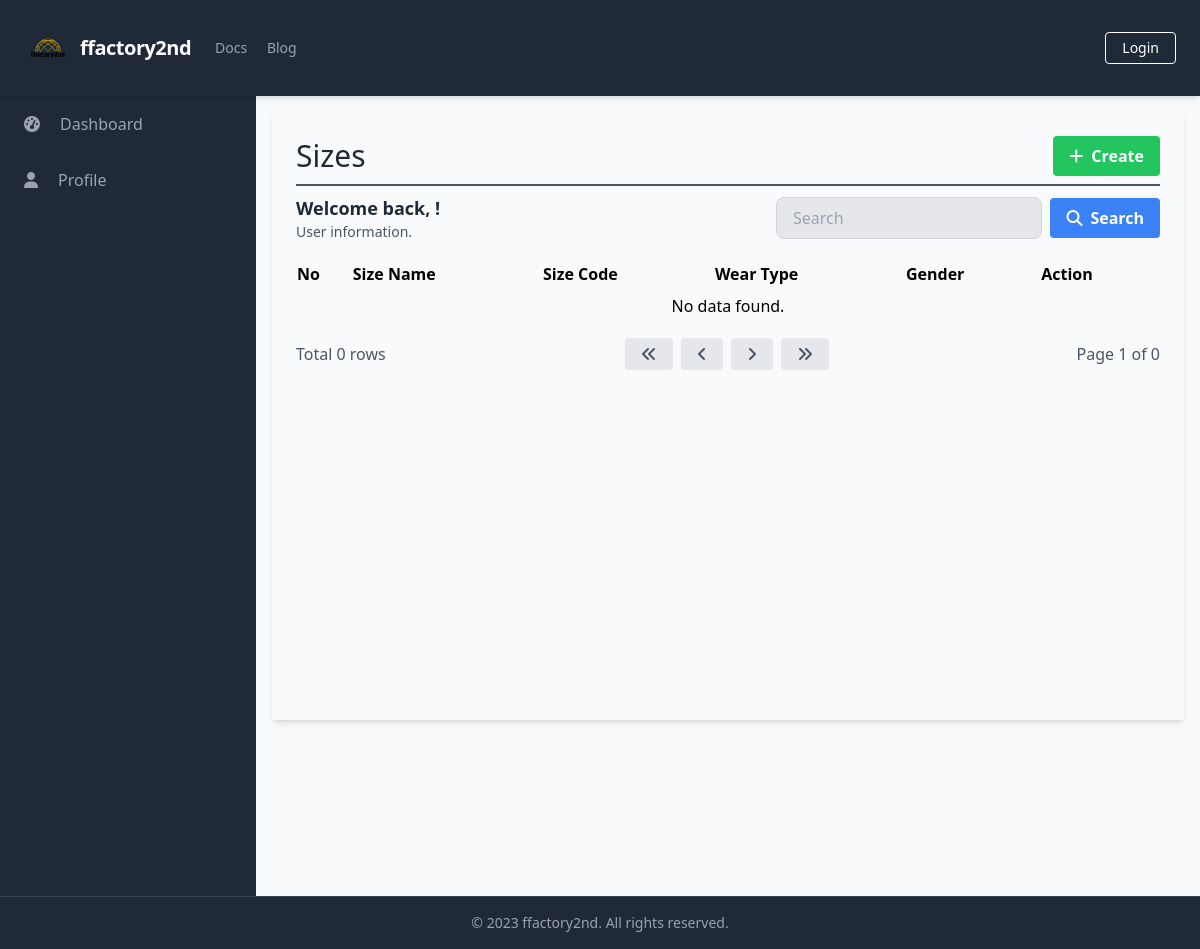
Before: /manage_sizes/manage_sizes_list.php with the older database file.
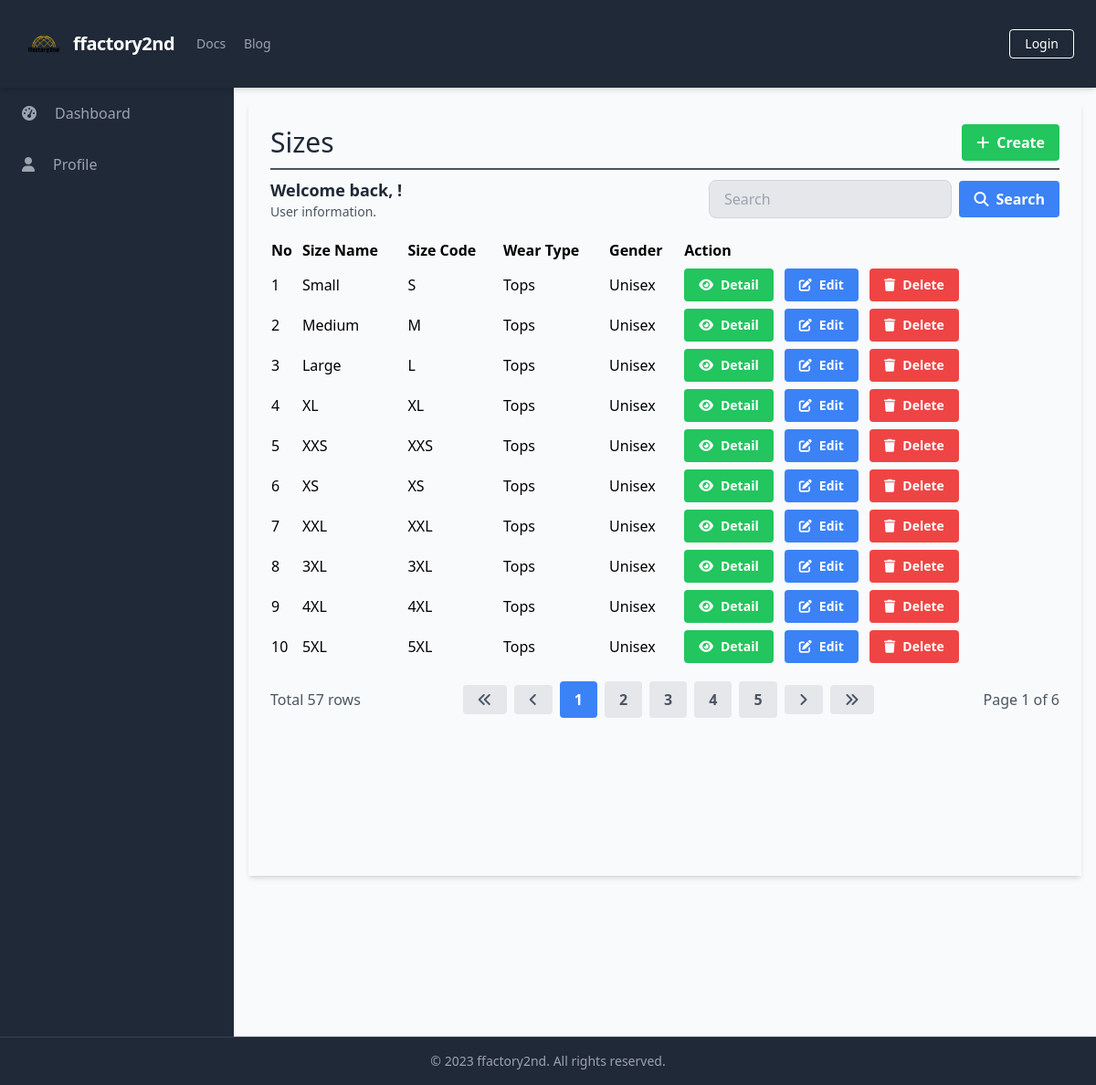
After: the same page with the newer database file.
### tables this page shows
CREATE TABLE `Sizes` (
  `SizeID` int(11) NOT NULL,
  `SizeName` varchar(50) DEFAULT NULL,
  `SizeCode` varchar(10) DEFAULT NULL,
  `WearType` varchar(20) DEFAULT NULL,
  `Gender` varchar(10) DEFAULT NULL
);

### database/connection.php (called while the page is built, shortened)
<?php
$baseUrl = "http://localhost/final_project_ricky_2023/";
$baseTitle = "ffactory2nd";
$baseLogoUrl = "http://localhost/final_project_ricky_2023/static/logo.png";

### public/manage_sizes/manage_sizes_list.php (the view, shortened to what this page needs)
<?php
require_once('../../database/connection.php');
?>
<?php include_once('../components/header.php'); ?>
<div class="h-screen flex flex-col">
    <?php include('../components/navbar.php'); ?>
    <div class="flex-grow bg-gray-50 flex flex-row shadow-md">
        <?php include('../components/sidebar.php'); ?>
        <main class=" bg-gray-50 flex flex-col flex-1 overflow-y-scroll h-screen flex-shrink-0 sc-hide pb-40">
            <div class="flex items-start justify-start p-6 shadow-md m-4 flex-1 flex-col">
                <div class="flex flex-row justify-between items-center w-full border-b-2 border-gray-600 mb-2 pb-2">
                    <h1 class="text-3xl text-gray-800 font-semibol w-full">Sizes</h1>
                    <div class="flex flex-row justify-end items-center">
                        <a href="<?php echo $baseUrl; ?>public/manage_sizes/manage_sizes_create.php" class="bg-green-500 hover-bg-green-700 text-white font-bold py-2 px-4 rounded inline-flex items-center">
                            <i class="fas fa-plus mr-2"></i>
                            <span>Create</span>
                        </a>
                    </div>
                </div>
                <div class="flex flex-col w-full">
                    <?php include('../components/search_manage.php'); ?>
                    <table class="min-w-full">
                        <thead>
                            <tr>
                                <th class="text-left py-1">No</th>
                                <th class="text-left py-1">Size Name</th>
                                <th class="text-left py-1">Size Code</th>
                                <th class="text-left py-1">Wear Type</th>
                                <th class="text-left py-1">Gender</th>
                                <th class="text-left py-1">Action</th>
                            </tr>
                        </thead>
                        <tbody>
                            <?php
                            $searchTerm = isset($_GET['search']) ? $_GET['search'] : '';
                            $page = isset($_GET['page']) ? $_GET['page'] : 1;
                            $query = "SELECT * FROM Sizes
                                      WHERE SizeName LIKE '%$searchTerm%' OR SizeCode LIKE '%$searchTerm%' OR WearType LIKE '%$searchTerm%' OR Gender LIKE '%$searchTerm%'
                                      LIMIT 10 OFFSET " . ($page - 1) * 10;
                            $result = $conn->query($query);
                            $queryCount = "SELECT COUNT(*) AS count FROM Sizes WHERE SizeName LIKE '%$searchTerm%' OR SizeCode LIKE '%$searchTerm%' OR WearType LIKE '%$searchTerm%' OR Gender LIKE '%$searchTerm%'";
                            $resultCount = $conn->query($queryCount);
                            $rowCount = $resultCount->fetch_assoc()['count'];
                            $totalPage = ceil($rowCount / 10);
                            $no = 1;
                            while ($row = $result->fetch_assoc()) {
                            ?>
                                <tr>
                                    <td class="py-1"><?php echo $no++; ?></td>
                                    <td class="py-1"><?php echo $row['SizeName']; ?></td>
                                    <td class="py-1"><?php echo $row['SizeCode']; ?></td>
                                    <td class="py-1"><?php echo $row['WearType']; ?></td>
                                    <td class="py-1"><?php echo $row['Gender']; ?></td>
                                    <td class='py-1'>
                                        <a href="<?php echo $baseUrl; ?>public/manage_sizes/manage_sizes_detail.php?id=<?php echo $row['SizeID'] ?>" class='bg-green-500 hover-bg-green-700 text-white font-bold py-2 px-4 rounded inline-flex items-center mr-2 text-sm'>
                                            <i class='fas fa-eye mr-2'></i>
                                            <span>Detail</span>
                                        </a>
                                        <a href="<?php echo $baseUrl; ?>public/manage_sizes/manage_sizes_update.php?id=<?php echo $row['SizeID'] ?>" class='bg-blue-500 hover-bg-blue-700 text-white font-bold py-2 px-4 rounded inline-flex items-center mr-2 text-sm'>
                                            <i class='fas fa-edit mr-2'></i>
                                            <span>Edit</span>
                                        </a>
                                        <button onclick="confirmDelete(<?php echo $row['SizeID']; ?>)" class='bg-red-500 hover-bg-red-700 text-white font-bold py-2 px-4 rounded inline-flex items-center text-sm'>
                                            <i class='fas fa-trash mr-2'></i>
                                            <span>Delete</span>
                                        </button>
                                    </td>
                                </tr>
                            <?php
                            }
                            if ($result->num_rows === 0) {
                            ?>
                                <tr>
                                    <td colspan="6" class="py-1 text-center">No data found.</td>
                                </tr>
                            <?php
                            }
                            ?>
                        </tbody>
                    </table>
                </div>
                <?php include('../components/pagination.php'); ?>
        </main>
    </div>
    <?php include('../components/footer.php'); ?>
</div>
</body>
</html>

### public/components/header.php (shortened to what this page needs)
<!DOCTYPE html>
<html lang="en">
<head>
    <link rel="stylesheet" href="<?php echo $baseUrl; ?>dist/output.css">
    <link rel="stylesheet" href="https://cdn.jsdelivr.net/npm/sweetalert2@11/dist/sweetalert2.min.css">
</head>
<body class="overflow-hidden">

### public/components/navbar.php (shortened to what this page needs)
<nav class="flex items-center justify-between flex-wrap bg-gray-800 p-6 shadow-md sticky top-0">
    <div class="flex items-center flex-shrink-0 text-white mr-6 ">
        <a href="<?php echo $baseUrl; ?>public/index.php" class="flex items-center space-x-2">
            <img src="<?php echo $baseLogoUrl; ?>" alt="Logo" class="w-12" />
            <span class="font-semibold text-xl tracking-tight"><?php echo $baseTitle; ?></span>
        </a>
    </div>
    <div class="w-full block flex-grow lg:flex lg:items-center lg:w-auto">
        <div class="text-sm lg:flex-grow">
            <a href="#responsive-header" class="block mt-4 lg:inline-block lg:mt-0 text-gray-400 hover:text-white mr-4">
                Docs
            </a>
            <a href="#responsive-header" class="block mt-4 lg:inline-block lg:mt-0 text-gray-400 hover:text-white">
                Blog
            </a>
        </div>
        <div>
            <?php
            if (isset($_SESSION['UserID'])) {
                echo '<a href="javascript:void(0);" onclick="confirmLogout()" class="inline-block text-sm px-4 py-2 leading-none border rounded text-white border-white hover:border-transparent hover:text-gray-500 hover:bg-white mt-4 lg:mt-0">Logout</a>';
            } else {
                echo '<a href="login.php" class="inline-block text-sm px-4 py-2 leading-none border rounded text-white border-white hover:border-transparent hover:text-gray-500 hover:bg-white mt-4 lg:mt-0">Login</a>';
            }
            ?>
        </div>
    </div>
</nav>

### public/components/sidebar.php (shortened to what this page needs)
<aside class="bg-gray-800 text-white w-64 overflow-y-scroll h-screen flex-shrink-0 sc-hide">
    <ul class="text-gray-400">
        <li class="px-6 py-4 hover:bg-gray-700 cursor-pointer space-x-2 flex items-center">
            <i class="fas fa-tachometer-alt mr-3"></i>
            <a href="../systems/dashboard.php">Dashboard</a>
        </li>
        <li class="px-6 py-4 hover-bg-gray-700 cursor-pointer space-x-2 flex items-center">
            <i class="fas fa-user mr-3"></i>
            <a href="../profiles/profile.php">Profile</a>
        </li>
    </ul>
    <hr class="mt-60 border-transparent">
</aside>

### public/components/search_manage.php
<div class="flex flex-row justify-between items-center w-full mb-2 pb-2">
    <div>
        <h2 class="text-lg text-gray-800 font-semibold">Welcome back, <?php echo $_SESSION['FullName']; ?>!</h2>
        <p class="text-gray-600 text-sm">User information.</p>
    </div>
    <form class="flex items-center justify-end space-x-2 w-96">
        <input type="text" name="search" class="bg-gray-200 focus-bg-white focus-outline-none border border-gray-300 rounded-lg py-2 px-4 block w-full appearance-none leading-normal" placeholder="Search" value="<?php echo isset($_GET['search']) ? $_GET['search'] : ''; ?>">
        <button type="submit" class="bg-blue-500 hover-bg-blue-700 text-white font-bold py-2 px-4 rounded space-x-2 inline-flex items-center">
            <i class="fas fa-search"></i>
            <span>Search</span>
        </button>
    </form>
</div>

### public/components/pagination.php
<div class="flex flex-row justify-between items-center w-full mt-4">
    <div class="flex flex-row justify-start items-center">
        <span class="text-gray-600">Total <?php echo $rowCount; ?> rows</span>
    </div>
    <div class="flex flex-row justify-end items-center space-x-2">
        <a href="?page=1&search=<?php echo $searchTerm; ?>" class="bg-gray-200 hover-bg-gray-300 text-gray-600 font-bold py-2 px-4 rounded inline-flex items-center">
            <i class="fas fa-angle-double-left"></i>
        </a>
        <a href="?page=<?php if ($page == 1) {
                            echo $page;
                        } else {
                            echo $page - 1;
                        } ?>&search=<?php echo $searchTerm; ?>" class="bg-gray-200 hover-bg-gray-300 text-gray-600 font-bold py-2 px-4 rounded inline-flex items-center">
            <i class="fas fa-angle-left"></i>
        </a>
        <?php
        $startPage = $page - 2;
        $endPage = $page + 2;
        if ($startPage < 1) {
            $endPage += abs($startPage) + 1;
            $startPage = 1;
        }
        if ($endPage > $totalPage) {
            $startPage -= $endPage - $totalPage;
            $endPage = $totalPage;
        }
        if ($startPage < 1) {
            $startPage = 1;
        }
        for ($i = $startPage; $i <= $endPage; $i++) {
            if ($i == $page) {
                echo "<a href='?page=$i&search=$searchTerm' class='bg-blue-500 hover-bg-blue-700 text-white font-bold py-2 px-4 rounded inline-flex items-center'>$i</a>";
            } else {
                echo "<a href='?page=$i&search=$searchTerm' class='bg-gray-200 hover-bg-gray-300 text-gray-600 font-bold py-2 px-4 rounded inline-flex items-center'>$i</a>";
            }
        }
        ?>
        <a href="?page=<?php if ($page == $totalPage) {
                            echo $page;
                        } else {
                            echo $page + 1;
                        } ?>&search=<?php echo $searchTerm; ?>" class="bg-gray-200 hover-bg-gray-300 text-gray-600 font-bold py-2 px-4 rounded inline-flex items-center">
            <i class="fas fa-angle-right"></i>
        </a>
        <a href="?page=<?php echo $totalPage; ?>&search=<?php echo $searchTerm; ?>" class="bg-gray-200 hover-bg-gray-300 text-gray-600 font-bold py-2 px-4 rounded inline-flex items-center">
            <i class="fas fa-angle-double-right"></i>
        </a>
    </div>
    <div class="flex flex-row justify-end items-center ml-2">
        <span class="text-gray-600">Page <?php echo $page; ?> of <?php echo $totalPage; ?></span>
    </div>
</div>

### public/components/footer.php (shortened to what this page needs)
<footer class="bg-gray-800 text-gray-400 py-4 shadow-md mt-auto sticky bottom-0 border-t border-gray-700">
    <div class="container mx-auto text-center text-sm">
        <p>&copy; 2023 <?php echo $baseTitle; ?>. All rights reserved.</p>
    </div>
</footer>

Changed rows visible on the page:
added sizes: SizeName "Small", SizeCode "S", WearType "Tops", Gender "Unisex"
added sizes: SizeName "Medium", SizeCode "M", WearType "Tops", Gender "Unisex"
added sizes: SizeName "Large", SizeCode "L", WearType "Tops", Gender "Unisex"
added sizes: SizeName "XL", SizeCode "XL", WearType "Tops", Gender "Unisex"
added sizes: SizeName "XXS", SizeCode "XXS", WearType "Tops", Gender "Unisex"
added sizes: SizeName "XS", SizeCode "XS", WearType "Tops", Gender "Unisex"
added sizes: SizeName "XXL", SizeCode "XXL", WearType "Tops", Gender "Unisex"
added sizes: SizeName "3XL", SizeCode "3XL", WearType "Tops", Gender "Unisex"
added sizes: SizeName "4XL", SizeCode "4XL", WearType "Tops", Gender "Unisex"
added sizes: SizeName "5XL", SizeCode "5XL", WearType "Tops", Gender "Unisex"
Other visible differences:
$rowCount: "0" → "57"
$totalPage: "0" → "6"
new list line: "1"
new list line: "2"
new list line: "3"
new list line: "4"
new list line: "5"
text no longer shown: "No data found."
